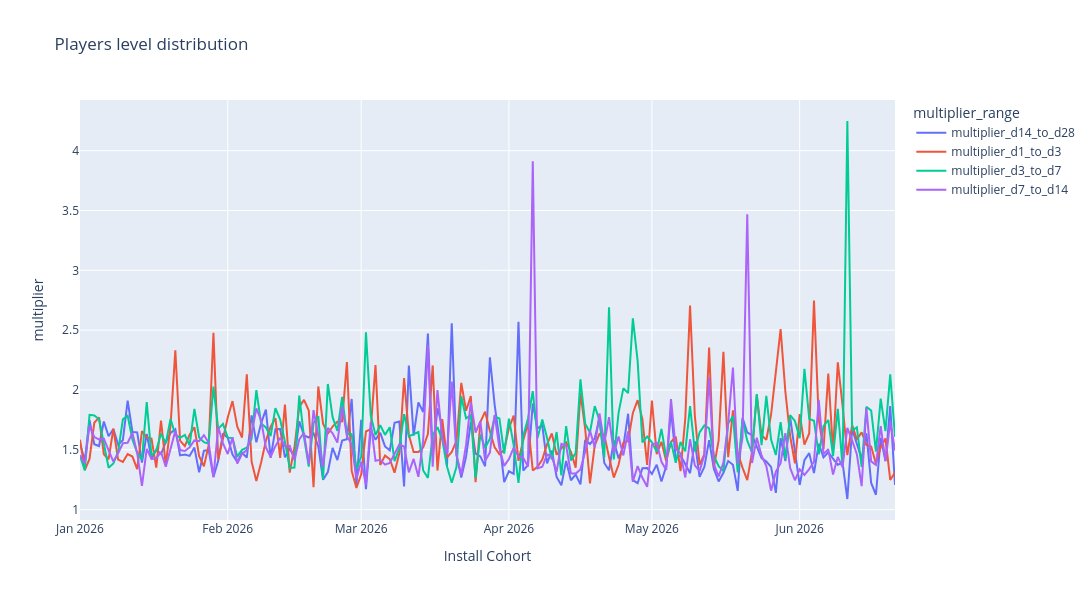

Notebook code cell kept with this figure:
### Code cell
fig = px.line(ltv_cohorted_multipliers, 
              x='install_cohort', 
              labels={'install_cohort': 'Install Cohort'},
              y='multiplier',
              color='multiplier_range',
              title='Players level distribution',
              width=1500,
              height=600,
              hover_data={'multiplier_range': True, 'multiplier': True})

fig.show()

### Figure 1 — Plotly figure (JSON) as saved in the notebook; plotly's stock layout.template omitted (floating-point values rounded to 4 significant figures; data arrays with more than 128 entries replaced by an {"elided": "..."} marker saying what was removed)
{"data": [{"customdata": {"elided": "172x1 str values"}, "hovertemplate": "multiplier_range=%{customdata[0]}<br>Install Cohort=%{x}<br>multiplier=%{y}<extra></extra>", "legendgroup": "multiplier_d14_to_d28", "line": {"color": "#636efa", "dash": "solid"}, "marker": {"symbol": "circle"}, "mode": "lines", "name": "multiplier_d14_to_d28", "orientation": "v", "showlegend": true, "type": "scatter", "x": {"elided": "172 str values"}, "xaxis": "x", "y": {"elided": "172 float values"}, "yaxis": "y"}, {"customdata": {"elided": "172x1 str values"}, "hovertemplate": "multiplier_range=%{customdata[0]}<br>Install Cohort=%{x}<br>multiplier=%{y}<extra></extra>", "legendgroup": "multiplier_d1_to_d3", "line": {"color": "#EF553B", "dash": "solid"}, "marker": {"symbol": "circle"}, "mode": "lines", "name": "multiplier_d1_to_d3", "orientation": "v", "showlegend": true, "type": "scatter", "x": {"elided": "172 str values"}, "xaxis": "x", "y": {"elided": "172 float values"}, "yaxis": "y"}, {"customdata": {"elided": "172x1 str values"}, "hovertemplate": "multiplier_range=%{customdata[0]}<br>Install Cohort=%{x}<br>multiplier=%{y}<extra></extra>", "legendgroup": "multiplier_d3_to_d7", "line": {"color": "#00cc96", "dash": "solid"}, "marker": {"symbol": "circle"}, "mode": "lines", "name": "multiplier_d3_to_d7", "orientation": "v", "showlegend": true, "type": "scatter", "x": {"elided": "172 str values"}, "xaxis": "x", "y": {"elided": "172 float values"}, "yaxis": "y"}, {"customdata": {"elided": "172x1 str values"}, "hovertemplate": "multiplier_range=%{customdata[0]}<br>Install Cohort=%{x}<br>multiplier=%{y}<extra></extra>", "legendgroup": "multiplier_d7_to_d14", "line": {"color": "#ab63fa", "dash": "solid"}, "marker": {"symbol": "circle"}, "mode": "lines", "name": "multiplier_d7_to_d14", "orientation": "v", "showlegend": true, "type": "scatter", "x": {"elided": "172 str values"}, "xaxis": "x", "y": {"elided": "172 float values"}, "yaxis": "y"}], "layout": {"height": 600, "legend": {"title": {"text": "multiplier_range"}, "tracegroupgap": 0}, "title": {"text": "Players level distribution"}, "width": 1500, "xaxis": {"anchor": "y", "domain": [0, 1], "title": {"text": "Install Cohort"}}, "yaxis": {"anchor": "x", "domain": [0, 1], "title": {"text": "multiplier"}}}}
